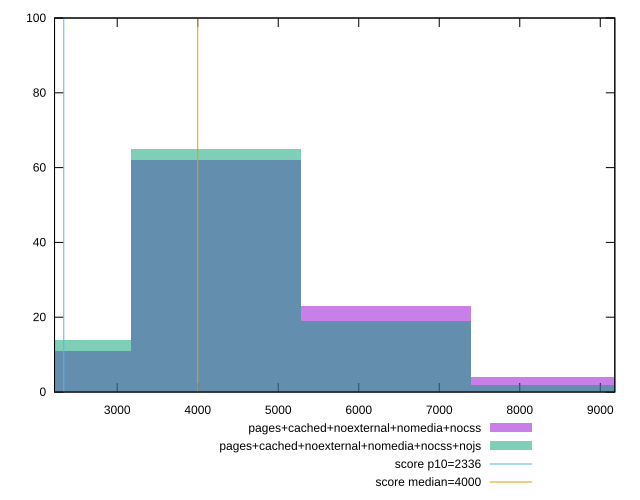

This chart was generated by the following gnuplot code:
reset

$pagesCachedNoexternalNomediaNocss <<EOF
6342.865470763016 23
4228.5769805086775 62
2114.2884902543387 11
8457.153961017355 4
EOF

$pagesCachedNoexternalNomediaNocssNojs <<EOF
4228.5769805086775 65
6342.865470763016 19
2114.2884902543387 14
8457.153961017355 2
EOF

set key outside below
set boxwidth 2114.2884902543387
set xrange [2221.2619999999997:9180.902999999998]
set yrange [0:100]
set trange [0:100]
set style fill transparent solid 0.5 noborder

set parametric
set terminal svg size 640, 500 enhanced background rgb 'white'
set output "reprap/first-meaningful-paint/comparison/histogram/4_vs_5.svg"

plot $pagesCachedNoexternalNomediaNocss title "pages+cached+noexternal+nomedia+nocss" with boxes, \
     $pagesCachedNoexternalNomediaNocssNojs title "pages+cached+noexternal+nomedia+nocss+nojs" with boxes, \
     2336,t title "score p10=2336", \
     4000,t title "score median=4000"

reset
